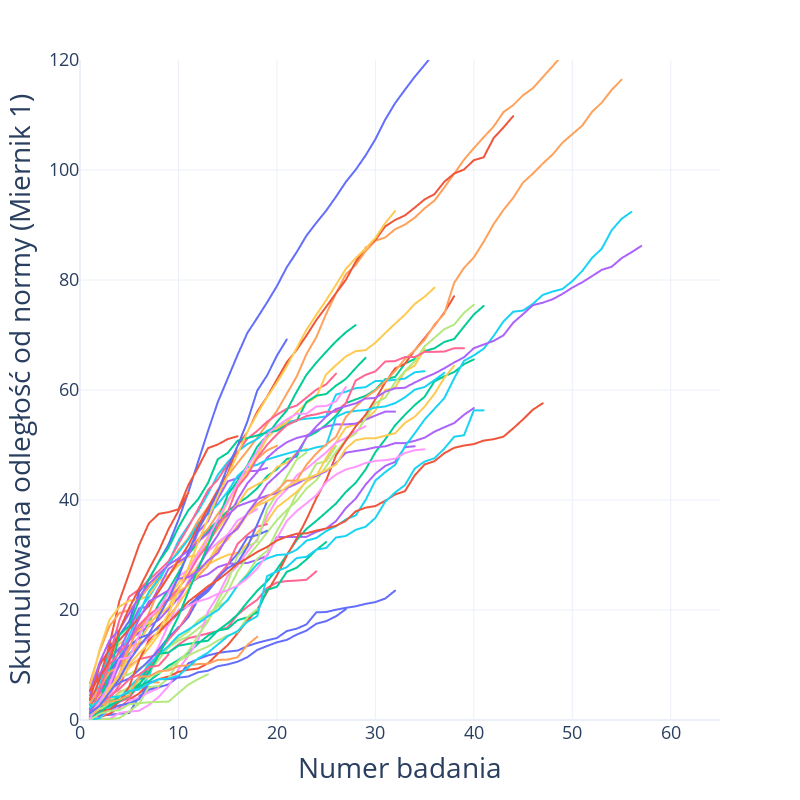
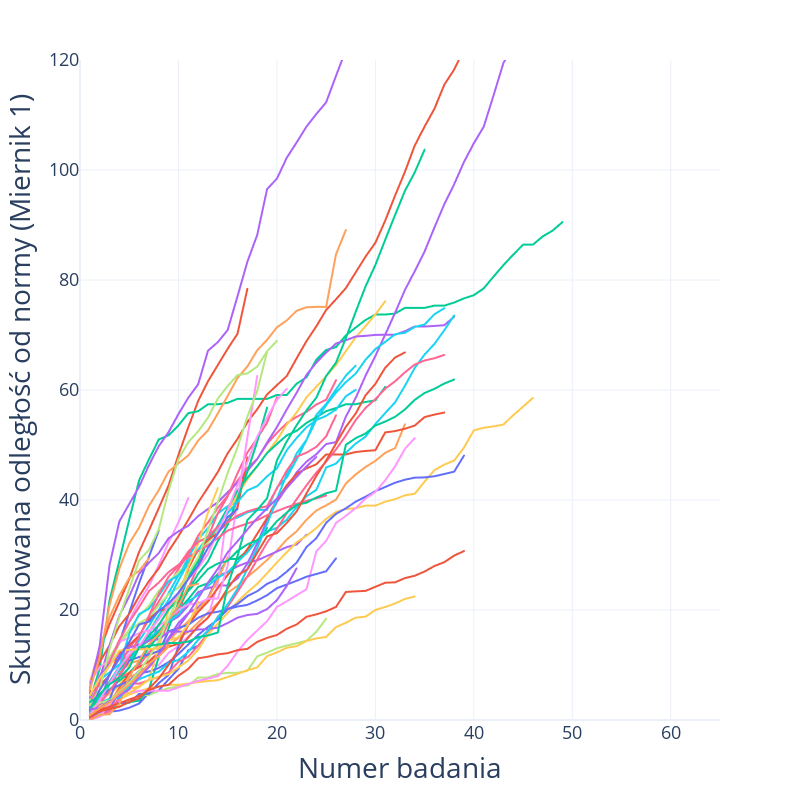

Notebook cell for these charts, in order:
### Code cell
# Podziel dane na dwie ramki danych
df_zgon_0 = df_dist[df_dist['ZGON'] == 0]
df_zgon_1 = df_dist[df_dist['ZGON'] == 1]

y='euclidean_all_skum'

# fig0 = make_subplots(rows=1, cols=2, subplot_titles=['Zgon: nie', 'Zgon: tak'])
# Wykres dla ZGON=0
fig1 = px.line(df_zgon_0, x='BADANIE_NR', y=y, color='PACJENT_NR', 
              labels={'BADANIE_NR': 'BADANIE_NR', y: y, 'PACJENT_NR': 'Pacjent'}, width=800, height=800)
fig1.update_xaxes(title_text='Numer badania')
fig1.update_yaxes(title_text='Skumulowana odległość od normy (Miernik 1)')
fig1.update_layout(showlegend=False)

# Wykres dla ZGON=1
fig2 = px.line(df_zgon_1, x='BADANIE_NR', y=y, color='PACJENT_NR', 
               labels={'BADANIE_NR': 'BADANIE_NR', y: y, 'PACJENT_NR': 'Pacjent'}, width=800, height=800)
fig2.update_xaxes(title_text='Numer badania')
fig2.update_yaxes(title_text='Skumulowana odległość od normy (Miernik 1)')
fig2.update_layout(showlegend=False)

# fig1.update_yaxes(range=[0, 15])
# fig2.update_yaxes(range=[0, 15])


fig1.update_yaxes(range=[0, 120])
fig2.update_yaxes(range=[0, 120])

fig1.update_xaxes(range=[0, 65])
fig2.update_xaxes(range=[0, 65])

fig1.update_layout(
    xaxis=dict(
        tickfont=dict(size=18),
        title_font=dict(size=28),
    ),
    yaxis=dict(
        tickfont=dict(size=18),
        title_font=dict(size=28)
    )
)
fig2.update_layout(
    xaxis=dict(
        tickfont=dict(size=18),
        title_font=dict(size=28),
    ),
    yaxis=dict(
        tickfont=dict(size=18),
        title_font=dict(size=28)
    )
)
fig1.update_layout(template="plotly_white")
fig2.update_layout(template="plotly_white")

fig1.write_image("images4/"+"miernik1_skum_pacjenci_wyleczeni"+ ".png", width=1000, height=800, scale=4, format="png")
fig2.write_image("images4/"+"miernik1_skum_pacjenci_zmarli"+ ".png", width=1000, height=800, scale=4, format="png")
fig1.write_html("images4/miernik1_skum_pacjenci_wyleczeni.html")
fig2.write_html("images4/miernik1_skum_pacjenci_zmarli.html")

# Wyświetl oba wykresy
fig1.show()
fig2.show()
